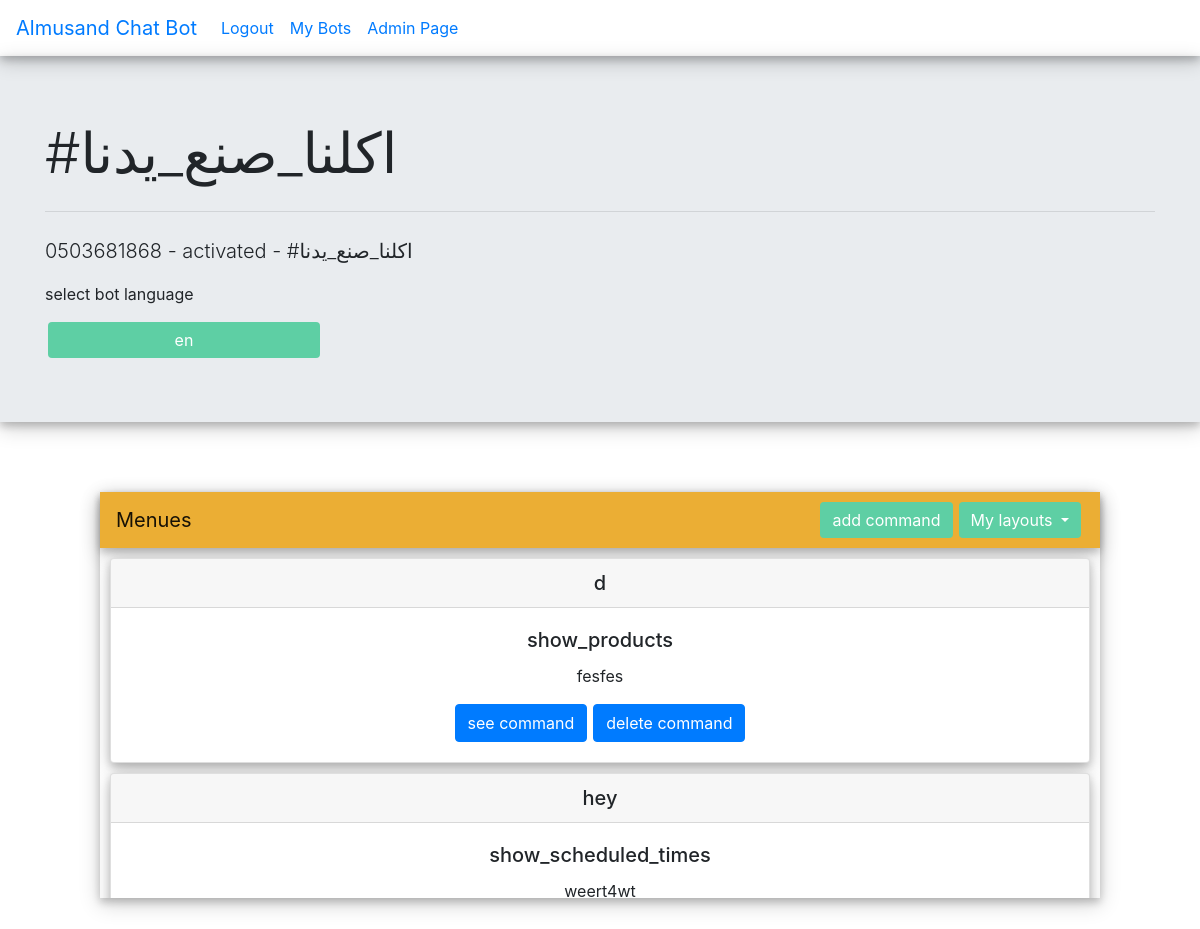
Page /bot/1 (signed in) on the earlier database version.
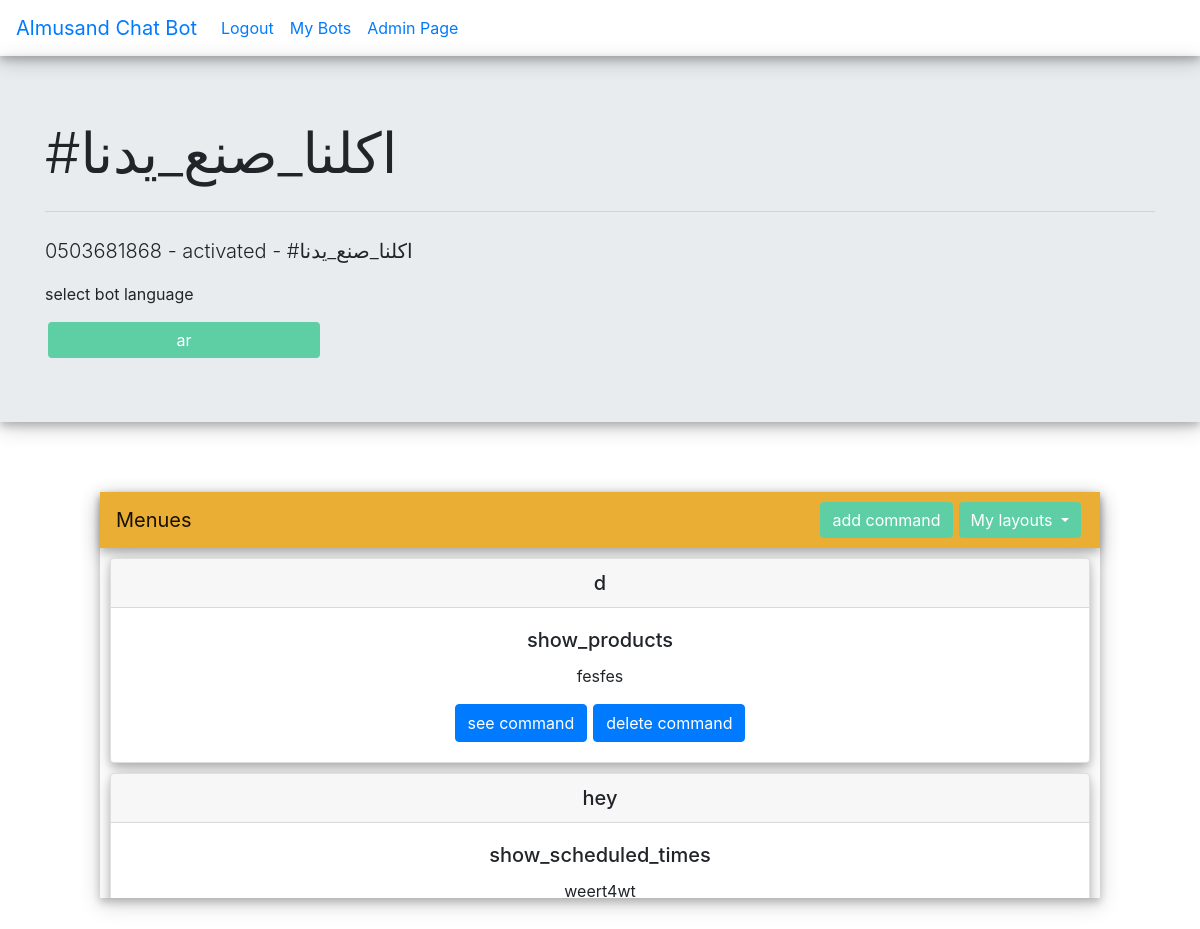
Same page on the later database version.
### CHATBOT/models.py (models this page shows)
class BotModel(db.Model):
    id = db.Column(db.Integer, primary_key=True)
    name = db.Column(db.String(255), unique=True, nullable=False)
    number = db.Column(db.String(20), unique=True, nullable=False)
    language = db.Column(db.String(4), nullable=False, default="ar")
    active = db.Column(db.Boolean, default=False)
    layouts = db.relationship("LayoutModel", secondary=bot_layouts, backref=db.backref("bots", lazy="dynamic")) #many to many relationship with the layout model
    menues = db.relationship("MenueModel", backref="bot", cascade="all,delete")
    contacts = db.relationship("ContactModel", cascade="all,delete", backref="bot")
    viewable_objects = db.relationship("ViewableObjectModel", backref="bot", cascade="all,delete")
    user_id = db.Column(db.Integer, db.ForeignKey("user.id"), nullable=False)
    channel_id = db.Column(db.Integer, db.ForeignKey("channel_model.id"), nullable=True)
    create_date = db.Column(db.DateTime, nullable=False, default=datetime.utcnow)
    update_date = db.Column(db.DateTime, nullable=False, default=datetime.utcnow)

class MenueModel(db.Model): # a model that stores bot possible procedures (every customer creates there own menues)
    id = db.Column(db.Integer, primary_key=True)
    bot_id = db.Column(db.Integer, db.ForeignKey("bot_model.id"), nullable=False)
    layout_id = db.Column(db.Integer, db.ForeignKey("layout_model.id"), nullable=False)
    command = db.Column(db.String(20), nullable=False)
    description = db.Column(db.String(150), nullable=False)
    viewable_objects = db.relationship("ViewableObjectModel", backref="menue")
    create_date = db.Column(db.DateTime, nullable=False, default=datetime.utcnow)
    update_date = db.Column(db.DateTime, nullable=False, default=datetime.utcnow)

class LayoutModel(db.Model): # represents how a command should be treated (we create the layouts)
    id = db.Column(db.Integer, primary_key=True) # add a description
    name = db.Column(db.String(50), nullable=False, unique=True) # maybe make this the primary_key
    menues = db.relationship("MenueModel", backref="layout")
    viewable_objects = db.relationship("ViewableObjectModel", backref="layout")
    create_date = db.Column(db.DateTime, nullable=False, default=datetime.utcnow)
    update_date = db.Column(db.DateTime, nullable=False, default=datetime.utcnow)

### CHATBOT/routes.py (the view)
@app.route("/bot/<int:bot_id>", methods=["GET", "POST"])
@login_required
def bot(bot_id): # C
    form = LanguageForm()
    bot = BotModel.query.get(bot_id)
    if not bot or not bot.user == current_user:
        return redirect(url_for('index'))
    if form.validate_on_submit():
        bot.language = form.language.data
        db.session.commit()
        return redirect(url_for("bot", bot_id=bot_id))
    form.language.default = bot.language
    form.process()
    return render_template("test.html", bot=bot, form=form, lang=bot.language)

### CHATBOT/forms.py
class LanguageForm(FlaskForm):
    language = SelectField("select language", choices=languages, validators=[DataRequired()])

### CHATBOT/models.py (called while the page is built)
@login_manager.user_loader
def load_user(user_id):
    return User.query.get(user_id)

### CHATBOT/routes.py (called while the page is built)
@app.context_processor
def utility_processor():
    def get_text(tag, language_list):
        return next(x.get("description") for x in language_list if x.get("tag") == tag)
    return dict(get_text=get_text)

### CHATBOT/templates/test.html (shortened to what this page needs)
{% extends "layouts/_systemsLayout.html" %}
{% block content %}
<div class="jumbotron jumbotron-fluid">
  <div class="container">
    <h1 class="display-4">{{ bot.name }}</h1>
    <hr class="my-4">
    <p class="lead">{{ bot.number }} - {% if bot.active %}activated{% else %}deactivated{% endif %} - {{ bot.name }}</p>
    <form role="form" method="POST">
      <p id="language_form_p">select bot language</p>
      {{ form.language(placeholder="language", onchange="this.form.submit()",  class="btn btn-success dropdown-toggle nav-button", id="dropdownMenuButton") }}
    </form>
  </div>
</div>
<div id="nav_card">
    <nav id="nav-card1" class="navbar navbar-light card_nav_bar">
        <a class="navbar-brand" href="#">Menues</a>
        <ul class="nav nav-pills">
        <li class="nav-item">
            <a href="{{ url_for('menue_create', bot_id=bot.id) }}"><button type="button" class="btn btn-success nav-button">add command</button></a>
        </li>
        <div class="dropdown">
          <button class="btn btn-success dropdown-toggle nav-button" type="button" id="dropdownMenuButton" data-toggle="dropdown" aria-haspopup="true" aria-expanded="false">
            My layouts
          </button>
        </div>
        </ul>
    </nav>
    <div data-spy="scroll" data-target="#nav-card1" data-offset="0" class="scrollable-div">
      {% for menue in bot.menues %}
        <div class="card nav-card-nested">
            <h5 class="card-header">{{ menue.command }}</h5>
            <div class="card-body">
              <h5 class="card-title">{{ menue.layout.name }}</h5>
              <p class="card-text">{{ menue.description }}</p>
              <a href="{{ url_for('menue', menue_id=menue.id) }}"><button type="button" class="btn btn-primary card-button">see command</button></a><a href="#"><button type="button" class="btn btn-primary card-button">delete command</button></a>
            </div>
          </div>
          {% endfor %}
    </div>
    </div>
{% endblock %}

### CHATBOT/templates/layouts/_systemsLayout.html (shortened to what this page needs)
<!DOCTYPE html>
<html lang="en">
<head>
    <link rel="stylesheet" href="https://stackpath.bootstrapcdn.com/bootstrap/4.4.1/css/bootstrap.min.css">
    <link rel="stylesheet" href="{{ url_for('static', filename='css/systems.css') }}">
    <link rel="stylesheet" href="https://cdnjs.cloudflare.com/ajax/libs/font-awesome/4.7.0/css/font-awesome.min.css">
</head>
<body>
    <nav class="navbar navbar-expand-lg">
      <a class="navbar-brand" href="{{ url_for('index') }}">Almusand Chat Bot</a>
        <div class="collapse navbar-collapse" id="navbarSupportedContent">
          <ul class="navbar-nav mr-auto">
            {% if current_user.is_authenticated %}
            <li class="nav-item active">
              <a class="nav-link" href="{{ url_for('logout') }}">Logout<span class="sr-only">(current)</span></a>
            </li>
              <li class="nav-item active">
                <a class="nav-link" href="{{ url_for('bots') }}">My Bots<span class="sr-only">(current)</span></a>
              </li>
              {% if current_user.is_admin %}
              <li class="nav-item active">
                <a class="nav-link" href="{{ url_for('admin') }}">Admin Page<span class="sr-only">(current)</span></a>
              </li>
              {% endif %}
              {% else %}
              <li class="nav-item active">
                <a class="nav-link" href="{{ url_for('login') }}">Login<span class="sr-only">(current)</span></a>
              </li>
            {% endif %}
          </ul>
        </div>
      </nav>
    {% block content %}
    {% endblock %}
</html>

### CHATBOT/static/css/systems.css (style rules this page uses)
#nav_card { background-color: white; margin-top: 70px; margin-bottom: 100px; margin-right: 100px; margin-left: 100px; box-shadow: 0 4px 8px 0 rgba(0, 0, 0, 0.2), 0 6px 20px 0 rgba(0, 0, 0, 0.19); }
.jumbotron { box-shadow: 0 4px 8px 0 rgba(0, 0, 0, 0.2), 0 6px 20px 0 rgba(0, 0, 0, 0.19); }
.card_nav_bar { background-color: #ebae34; }
.scrollable-div { overflow-y: scroll; height: 350px; }
.nav-card-nested { text-align: center; margin: 10px; box-shadow: 0 4px 8px 0 rgba(0, 0, 0, 0.2), 0 6px 20px 0 rgba(0, 0, 0, 0.19); }
.navbar { box-shadow: 0 4px 8px 0 rgba(0, 0, 0, 0.2), 0 6px 20px 0 rgba(0, 0, 0, 0.19); }
button { background-color: #4bc79e; }
.nav-button { margin-right: 3px; margin-left: 3px; background-color: hsl(157, 54%, 59%); border: #4bc79e; }
.card-button { margin-right: 3px; margin-left: 3px; }

Differences in the rows shown:
changed BotModel "#اكلنا_صنع_يدنا": language "en" → "ar"
